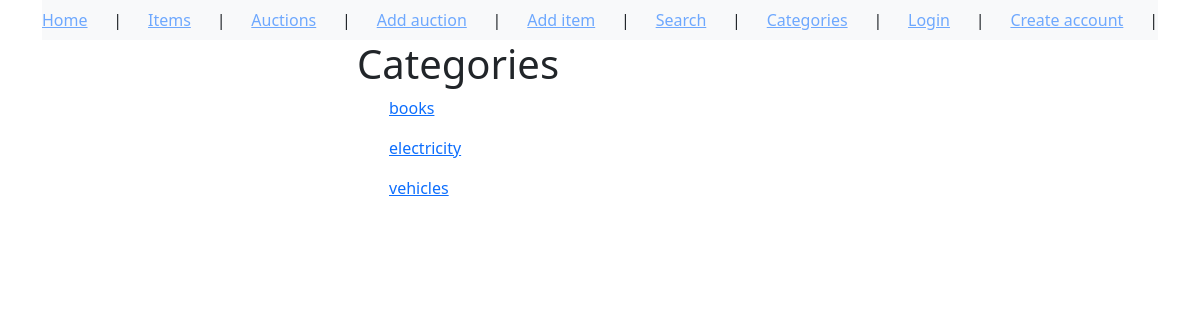
Page /categories/ on the earlier database version.
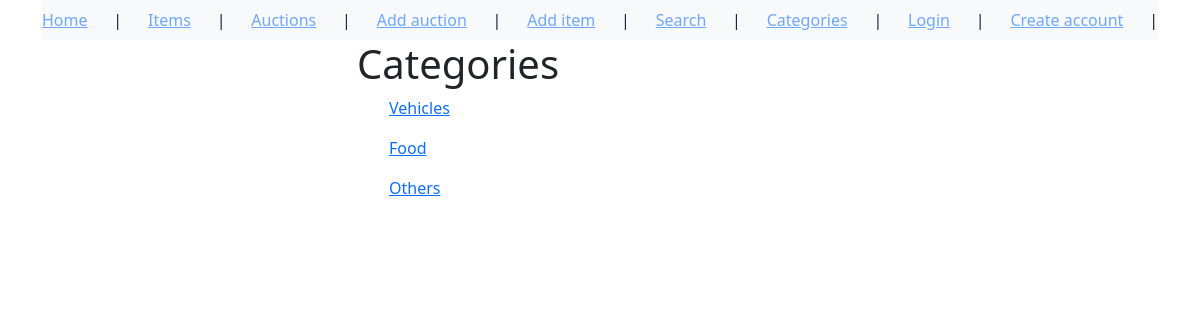
Same page on the later database version.
### auctions/models.py (models this page shows, shortened)
class Category(models.Model):
    name = models.SlugField(max_length=64)
    description = models.TextField()

### auctions/views.py (the view)
# urls.py: path('categories/', auctions.CategoriesList.as_view()),
class CategoriesList(ListView):
    model = Category

### templates/auctions/category_list.html (shortened to what this page needs)
{% extends 'auctions/base_template.html' %}
{% block content %}
<h1>Categories</h1>
{% for category in category_list %}
    <ul><a href="/category/{{ category.name }}">{{ category.name }}</a></ul>
{% endfor %}
{% endblock %}

### templates/auctions/base_template.html (shortened to what this page needs)
<!DOCTYPE html>
<html lang="en">
<head>
    <link href="https://cdn.jsdelivr.net/npm/bootstrap@5.3.0-alpha3/dist/css/bootstrap.min.css" rel="stylesheet">
</head>
<body><div class="container">
    <nav class="navbar bg-light" data-bs-theme="dark">
        <a href="/home">Home</a> |
        <a href="/items">Items</a> |
        <a href="/auctions">Auctions</a> |
        <a href="/add-auction">Add auction</a> |
        <a href="/add-item">Add item</a> |
        <a href="/search">Search</a> |
        <a href="/categories">Categories</a> |
        {% if user.is_authenticated %}
            <a href="/logout">Logout</a> |
            <a href="/user/{{ user.username }}">{{ user.username }}</a> |
        {% else %}
            <a href="/accounts/login">Login</a> |
            <a href="/create-account">Create account</a> |
        {% endif %}
</nav>
</div>
<div id="content", name="content", class="main">
    <div class="row justify-content-center">
        <div class="col-5">
{% block content %}{% endblock %}
</div>
</div>
</div>
</body>
</html>

Differences in the rows shown:
removed Category: name "books"
removed Category: name "electricity"
removed Category: name "vehicles"
added Category: name "Vehicles"
added Category: name "Food"
added Category: name "Others"
